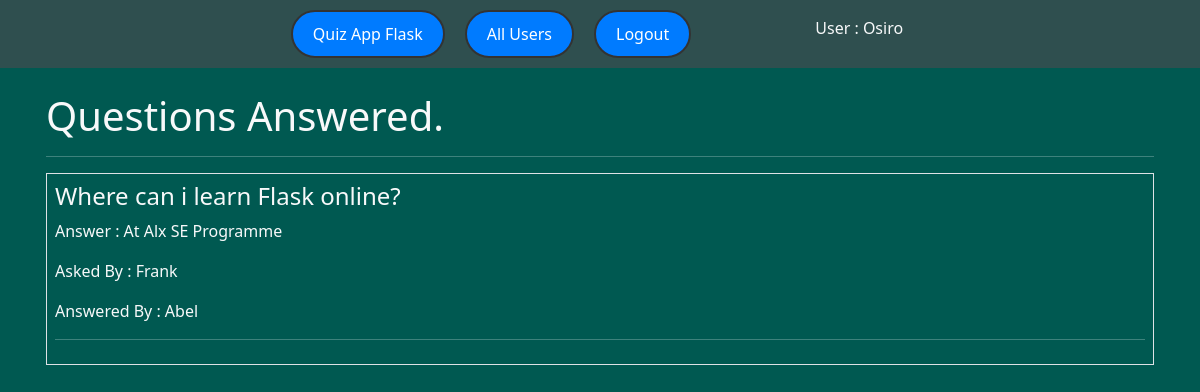
The page / (signed in) on the database its author committed.
### tables this page shows
CREATE TABLE users (id integer primary key autoincrement, name text not null, password text not null, teacher boolean not null, admin boolean not null, email text);

CREATE TABLE questions ( id integer primary key autoincrement, question_text text not null, answer_text text, asked_by_id integer not null, teacher_id integer not null , date_asked text, date_answered text);

### app.py (the view)
@app.route('/') # this is to navigate to the first page
def index():
    user = get_current_user()
    db = getDatabase()
    geting_all = db.execute('select questions.question_text, questions.answer_text, askersname.name AS askersname, answeredby.name AS answeredby FROM questions JOIN users AS askersname ON askersname.id = questions.asked_by_id  JOIN users AS answeredby ON answeredby.id = questions.teacher_id WHERE questions.answer_text IS NOT NULL')
    fetching_all = geting_all.fetchall()
    return render_template('home.html', user = user, fetching_all = fetching_all)

### app.py (called while the page is built)
@app.teardown_appcontext
def close_database(error):
    if hasattr(g, "quizapp_db"):
       g.quizapp_db.close()

def get_current_user():
    user_result = None # no current user thats why its None
    if 'user' in session: # This checks  if a user is logged in or if certain user-related information is stored in the session.
        user = session['user'] # now we store the user present n session. the user is like a key-value pair
        db = getDatabase()
        user_cursor = db.execute("select * from users where name = ?", [user]) # checking whether this user is already present in the database
        user_result = user_cursor.fetchone()
    return user_result

### database.py (called while the page is built)
def connect_to_database():
    sql = sqlite3.connect("C:/Users/GUDNES/Desktop/quiz_app1/quizapp.db")
    sql.row_factory = sqlite3.Row
    return sql

def getDatabase():
    if not hasattr(g, "quizapp_db"): # this checks if g does not have an attribute called quizapp_db
         g.quizapp_db = connect_to_database() # connecting it to the database gotten above to access the database
    return g.quizapp_db # returning the stored database

### templates/home.html (shortened to what this page needs)
{% from "showlinks.html" import show_links with context %}
<!DOCTYPE html>
<html lang="en">
  <head>
    <link
      href="https://cdn.jsdelivr.net/npm/bootstrap@5.3.2/dist/css/bootstrap.min.css"
      rel="stylesheet"
    />
    <link
      rel="stylesheet"
      type="text/css"
      href="{{ url_for('static', filename = 'home.css')}}"
    />
  </head>
  <body>
    <div class="parent">
      <div class="header mb-2">{{ show_links(user) }}</div>
      <div class="questions_answered container text-light p-3">
        <h1>Questions Answered.</h1>
        <hr class="text-light" />
        <div class="border p-2">
          {% for eachone in fetching_all  %}
          <a href="" class="text-light list-group-item">
            <h4 class="list-group-item-heading">{{ eachone['question_text'] }}</h4>
            <p class="list-group-item-heading-text">Answer : {{ eachone['answer_text'] }}</p>
            <p class="list-group-item-heading-text">Asked By : {{ eachone['askersname'] }}</p>
            <p class="list-group-item-heading-text">Answered By : {{ eachone['answeredby'] }}</p>
          </a>
          {% endfor %}
          <hr />
        </div>
      </div>
    </div>
  </body>
</html>

### templates/showlinks.html (shortened to what this page needs)
{% macro show_links(user) %}
<ul class="nav justify-content-center custom-darkslategray">
    <li class="nav-item">
      <a class="nav-link active nav-link1" aria-current="page" href="{{ url_for('index') }}">Quiz App Flask</a>
    </li>
    {% if user and user['admin'] == 1 %}
    <li class="nav-item">
      <a class="nav-link nav-link1" href="{{ url_for('allusers') }}">All Users</a>
    </li>
    {% endif %}
    {% if user %}
    <li class="nav-item">
      <a class="nav-link nav-link1 user" href="{{ url_for('logout') }}">Logout</a>
    </li>
    {% endif %}
    {% if user %}
    <li class="nav-item ms-2">
      <a class="nav-link p-3 text-light " href="#">User : {{ user["name"] }}</a>
    </li>
    {% endif %}
  </ul>
  {% endmacro %}

### static/home.css (style rules this page uses)
.custom-darkslategray { background-color: darkslategray; }
body { background-color: rgb(0, 89, 81); }
.header { background-color: rgb(255, 123, 0); }
.nav-link1 { display: inline-block; padding: 10px 20px; margin: 10px; border: 2px solid #333; border-radius: 25px; text-align: center; text-decoration: none; color: #fff; background-color: #007bff; transition: background-color 0.3s, color 0.3s; }
.user { margin-right: 100px; }

### rows shown on the page
users: name "Osiro"
questions: question_text "Where can i learn Flask online?", answer_text "At Alx SE Programme", askersname "Frank", answeredby "Abel"
